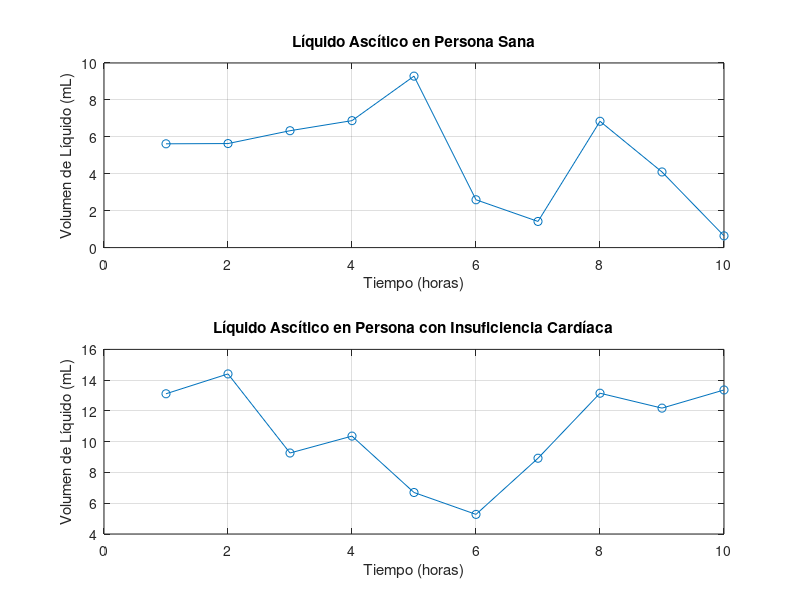

MATLAB code for this plot:
% Datos simulados de líquido ascítico para una persona sana
liquido_ascitico_sano = rand(1, 10) * 10; % 

% Datos simulados de líquido ascítico para una persona con insuficiencia cardíaca
liquido_ascitico_insuficiencia = rand(1, 10) * 10 + 5; 

% Guiandonos de datos antes vistos en bases de datos (tomando valores
% dentro de un rango)

% Se asumen mediciones cada hora
tiempo = 1:10;

% Crear la primera gráfica para la persona sana
subplot(2, 1, 1);
plot(tiempo, liquido_ascitico_sano, '-o');
title('Líquido Ascítico en Persona Sana');
xlabel('Tiempo (horas)');
ylabel('Volumen de Líquido (mL)');
grid on;

% Crear la segunda gráfica para la persona con insuficiencia cardíaca
subplot(2, 1, 2); 
plot(tiempo, liquido_ascitico_insuficiencia, '-o');
title('Líquido Ascítico en Persona con Insuficiencia Cardíaca');
xlabel('Tiempo (horas)');
ylabel('Volumen de Líquido (mL)');
grid on;